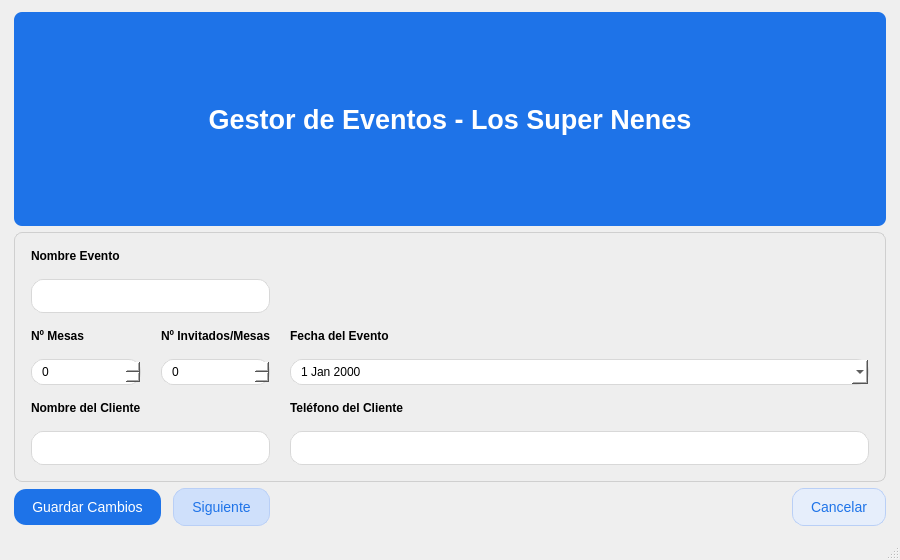
<?xml version="1.0" encoding="UTF-8"?>
<ui version="4.0">
 <class>EventoEditar</class>
 <widget class="QMainWindow" name="EventoEditar">
  <property name="geometry">
   <rect>
    <x>0</x>
    <y>0</y>
    <width>900</width>
    <height>560</height>
   </rect>
  </property>
  <property name="windowTitle">
   <string>Gestor de Eventos - Los Super Nenes</string>
  </property>
  <widget class="QWidget" name="centralwidget">
   <layout class="QVBoxLayout" name="vlMain">
    <property name="leftMargin">
     <number>14</number>
    </property>
    <property name="topMargin">
     <number>12</number>
    </property>
    <property name="rightMargin">
     <number>14</number>
    </property>
    <property name="bottomMargin">
     <number>12</number>
    </property>
    <item>
     <widget class="QFrame" name="header">
      <property name="styleSheet">
       <string notr="true">QFrame#header{background:#1E73E8; border-radius:8px; padding:10px 14px;}
QLabel#titulo{color:white; font-size:20pt; font-weight:600;}</string>
      </property>
      <layout class="QHBoxLayout" name="hlHeader">
       <item>
        <widget class="QLabel" name="titulo">
         <property name="text">
          <string>Gestor de Eventos - Los Super Nenes</string>
         </property>
         <property name="alignment">
          <set>Qt::AlignCenter</set>
         </property>
        </widget>
       </item>
      </layout>
     </widget>
    </item>
    <item>
     <widget class="QFrame" name="formFrame">
      <property name="styleSheet">
       <string notr="true">QFrame#formFrame{background:#eeeeee; border:1px solid #cfcfcf; border-radius:8px;}</string>
      </property>
      <layout class="QGridLayout" name="grid">
       <property name="leftMargin">
        <number>16</number>
       </property>
       <property name="topMargin">
        <number>16</number>
       </property>
       <property name="rightMargin">
        <number>16</number>
       </property>
       <property name="bottomMargin">
        <number>16</number>
       </property>
       <property name="horizontalSpacing">
        <number>20</number>
       </property>
       <property name="verticalSpacing">
        <number>16</number>
       </property>
       <item row="0" column="0">
        <widget class="QLabel" name="lblNombre">
         <property name="styleSheet">
          <string notr="true">QLabel{font-weight:600;}</string>
         </property>
         <property name="text">
          <string>Nombre Evento</string>
         </property>
        </widget>
       </item>
       <item row="1" column="0" colspan="2">
        <widget class="QLineEdit" name="leNombre">
         <property name="styleSheet">
          <string notr="true">QLineEdit{background:white; border:1px solid #d8d8d8; border-radius:12px; padding:8px;}</string>
         </property>
        </widget>
       </item>
       <item row="2" column="0">
        <widget class="QLabel" name="lblMesas">
         <property name="styleSheet">
          <string notr="true">QLabel{font-weight:600;}</string>
         </property>
         <property name="text">
          <string>Nº Mesas</string>
         </property>
        </widget>
       </item>
       <item row="3" column="0">
        <widget class="QSpinBox" name="sbMesas">
         <property name="styleSheet">
          <string notr="true">QSpinBox{background:white; border:1px solid #d8d8d8; border-radius:12px; padding:4px 8px;}</string>
         </property>
         <property name="minimum">
          <number>0</number>
         </property>
         <property name="maximum">
          <number>999</number>
         </property>
        </widget>
       </item>
       <item row="2" column="1">
        <widget class="QLabel" name="lblInvPorMesa">
         <property name="styleSheet">
          <string notr="true">QLabel{font-weight:600;}</string>
         </property>
         <property name="text">
          <string>Nº Invitados/Mesas</string>
         </property>
        </widget>
       </item>
       <item row="3" column="1">
        <widget class="QSpinBox" name="sbInvPorMesa">
         <property name="styleSheet">
          <string notr="true">QSpinBox{background:white; border:1px solid #d8d8d8; border-radius:12px; padding:4px 8px;}</string>
         </property>
         <property name="minimum">
          <number>0</number>
         </property>
         <property name="maximum">
          <number>999</number>
         </property>
        </widget>
       </item>
       <item row="2" column="2">
        <widget class="QLabel" name="lblFecha">
         <property name="styleSheet">
          <string notr="true">QLabel{font-weight:600;}</string>
         </property>
         <property name="text">
          <string>Fecha del Evento</string>
         </property>
        </widget>
       </item>
       <item row="3" column="2">
        <widget class="QDateEdit" name="deFecha">
         <property name="styleSheet">
          <string notr="true">QDateEdit{background:white; border:1px solid #d8d8d8; border-radius:12px; padding:4px 8px;}</string>
         </property>
         <property name="calendarPopup">
          <bool>true</bool>
         </property>
        </widget>
       </item>
       <item row="4" column="0">
        <widget class="QLabel" name="lblCliente">
         <property name="styleSheet">
          <string notr="true">QLabel{font-weight:600;}</string>
         </property>
         <property name="text">
          <string>Nombre del Cliente</string>
         </property>
        </widget>
       </item>
       <item row="5" column="0" colspan="2">
        <widget class="QLineEdit" name="leCliente">
         <property name="styleSheet">
          <string notr="true">QLineEdit{background:white; border:1px solid #d8d8d8; border-radius:12px; padding:8px;}</string>
         </property>
        </widget>
       </item>
       <item row="4" column="2">
        <widget class="QLabel" name="lblTelefono">
         <property name="styleSheet">
          <string notr="true">QLabel{font-weight:600;}</string>
         </property>
         <property name="text">
          <string>Teléfono del Cliente</string>
         </property>
        </widget>
       </item>
       <item row="5" column="2">
        <widget class="QLineEdit" name="leTelefono">
         <property name="styleSheet">
          <string notr="true">QLineEdit{background:white; border:1px solid #d8d8d8; border-radius:12px; padding:8px;}</string>
         </property>
        </widget>
       </item>
      </layout>
     </widget>
    </item>
    <item>
     <layout class="QHBoxLayout" name="hlButtons">
      <property name="spacing">
       <number>12</number>
      </property>
      <item>
       <widget class="QPushButton" name="btnGuardarCambios">
        <property name="styleSheet">
         <string notr="true">QPushButton{background:#1E73E8; color:white; font-size:10.5pt; border-radius:12px; padding:10px 18px;} QPushButton:hover{background:#155FA1;} QPushButton:pressed{background:#134F84;}</string>
        </property>
        <property name="text">
         <string>Guardar Cambios</string>
        </property>
       </widget>
      </item>
      <item>
       <widget class="QPushButton" name="btnSiguiente">
        <property name="styleSheet">
         <string notr="true">QPushButton{background:#cfe0fb; color:#1E73E8; font-size:10.5pt; border:1px solid #b9cff6; border-radius:12px; padding:10px 18px;} QPushButton:hover{background:#bfd6fb;} QPushButton:pressed{background:#b2cdf7;}</string>
        </property>
        <property name="text">
         <string>Siguiente</string>
        </property>
       </widget>
      </item>
      <item>
       <spacer name="spacer">
        <property name="orientation">
         <enum>Qt::Horizontal</enum>
        </property>
        <property name="sizeHint" stdset="0">
         <size>
          <width>40</width>
          <height>20</height>
         </size>
        </property>
       </spacer>
      </item>
      <item>
       <widget class="QPushButton" name="btnCancelar">
        <property name="styleSheet">
         <string notr="true">QPushButton{background:#e6eefb; color:#1E73E8; font-size:10.5pt; border:1px solid #b9cff6; border-radius:12px; padding:10px 18px;} QPushButton:hover{background:#d9e7fb;} QPushButton:pressed{background:#c9dcf7;}</string>
        </property>
        <property name="text">
         <string>Cancelar</string>
        </property>
       </widget>
      </item>
     </layout>
    </item>
   </layout>
  </widget>
  <widget class="QStatusBar" name="statusbar"/>
 </widget>
 <resources/>
 <connections/>
</ui>
